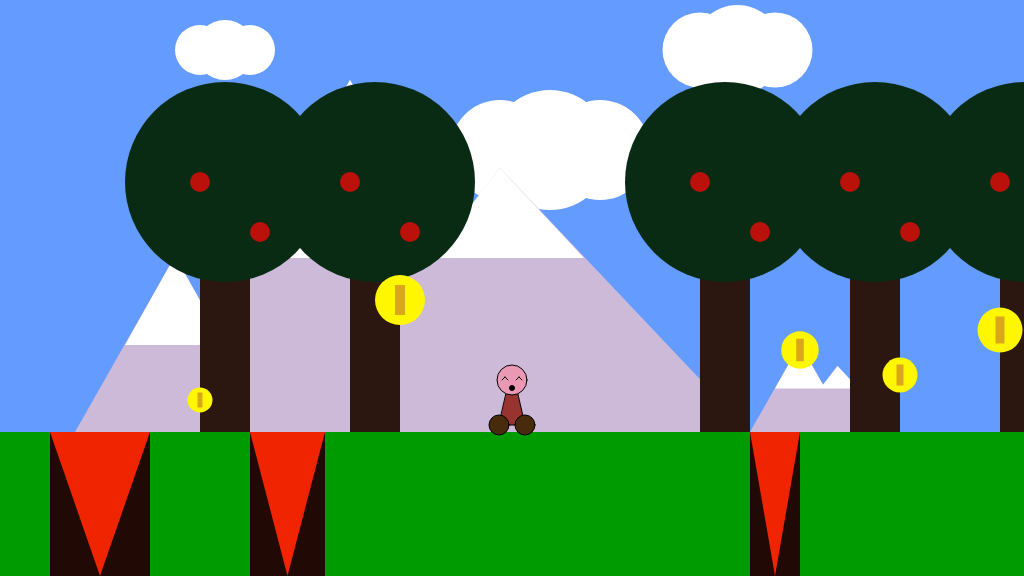
Frame 1 (no input)
Frame 60 (no input): identical to frame 1, image omitted
Frame 120 (the mouse pressed at the canvas centre since frame 60): identical to frame 1, image omitted

The p5.js sketch that drew this single still picture (run headless with seeded random() and noise() and a simulated clock; from frame 60 on, the mouse is pressed at the canvas centre):

// p5.js sketch
// ── sketch.js
/*

The Game Project 5 - Bring it all together

*/

var clouds;
var mountains;
var trees_x;
var canyons;
var collectables;

var gameChar_x;
var gameChar_y;
var floorPos_y;
var scrollPos;
var gameChar_world_x;
var treePos_y;

var isLeft;
var isRight;
var isFalling;
var isPlummeting;

function setup() {
	createCanvas(1024, 576);
	floorPos_y = height * 3 / 4;
	gameChar_x = width / 2;
	gameChar_y = floorPos_y;
	treePos_y = floorPos_y - 250;

	// Variable to control the background scrolling.
	scrollPos = 0;

	// Variable to store the real position of the gameChar in the game
	// world. Needed for collision detection.
	gameChar_world_x = gameChar_x - scrollPos;

	// Boolean variables to control the movement of the game character.
	isLeft = false;
	isRight = false;
	isFalling = false;
	isPlummeting = false;

	// Initialise arrays of scenery objects.

	//initialize trees
	trees_x = [200, 350, 700, 850, 1000, 1150, -150, -300, 1300, 1450, 1600, 1750, 2500, 2650, 3000, 3150];

	//initialize clouds
	clouds = [{
		x_pos: 200,
		y_pos: 50,
		size: 50
	}, {
		x_pos: 500,
		y_pos: 150,
		size: 100
	}, {
		x_pos: 700,
		y_pos: 50,
		size: 75
	}, {
		x_pos: 900,
		y_pos: 200,
		size: 25
	}, {
		x_pos: -500,
		y_pos: 175,
		size: 120
	}, {
		x_pos: 1200,
		y_pos: 80,
		size: 90
	}, {
		x_pos: 1500,
		y_pos: 120,
		size: 134
	}, {
		x_pos: 1900,
		y_pos: 250,
		size: 40
	}];

	//initialize mountains
	mountains = [{
		x_pos: 75,
		size: 100
	}, {
		x_pos: 150,
		size: 200
	}, {
		x_pos: 750,
		size: 50
	}, {
		x_pos: 1900,
		size: 900
	}, {
		x_pos: -750,
		size: 250
	}, {
		x_pos: 7520,
		size: 5000
	}];

	//initialize canyons
	canyons = [{
		x_pos: 50,
		width: 100
	}, {
		x_pos: 250,
		width: 75
	}, {
		x_pos: 750,
		width: 50
	}, {
		x_pos: -850,
		width: 500
	}, {
		x_pos: 1750,
		width: 80
	}, {
		x_pos: 7050,
		width: 5000
	}];

	//initialize collectables
	collectables = [{
		x_pos: 200,
		y_pos: 400,
		size: 50
	}, {
		x_pos: 400,
		y_pos: 300,
		size: 100
	}, {
		x_pos: 800,
		y_pos: 350,
		size: 75
	}, {
		x_pos: 1800,
		y_pos: 340,
		size: 75
	}, {
		x_pos: -800,
		y_pos: 350,
		size: 30
	}, {
		x_pos: 900,
		y_pos: 375,
		size: 70
	}, {
		x_pos: 1000,
		y_pos: 330,
		size: 90
	}, {
		x_pos: 1200,
		y_pos: 350,
		size: 75
	}, {
		x_pos: 1300,
		y_pos: 300,
		size: 10
	}, {
		x_pos: 1600,
		y_pos: 300,
		size: 20
	}];
}

function draw() {
	background(100, 155, 255); // fill the sky blue

	noStroke();
	fill(0, 155, 0);
	rect(0, floorPos_y, width, height / 4); // draw some green ground

	//begin background scroll
	push();
	translate(scrollPos, 0);

	// Draw clouds.
	for (i = 0; i < clouds.length; i++) {
		drawClouds();
	}

	// Draw mountains.
	for (i = 0; i < mountains.length; i++) {
		drawMountains();
	}

	// Draw trees.
	for (i = 0; i < trees_x.length; i++) {
		drawTrees();
	}

	// Draw canyons.
	for (i = 0; i < canyons.length; i++) {
		drawCanyon(canyons[i]);
		checkCanyon(canyons[i]); //check for collisions
	}

	// Draw collectable items.
	for (i = 0; i < collectables.length; i++) {
		if (!collectables[i].isFound) {
			drawCollectable(collectables[i]);
			checkCollectable(collectables[i]); //check for collisions
		}
	}

	pop(); //end background scroll

	// Draw game character.

	drawGameChar();

	// Logic to make the game character move or the background scroll.
	if (isLeft) {
		if (gameChar_x > width * 0.2) {
			gameChar_x -= 5;
		}
		else {
			scrollPos += 5;
		}
	}

	if (isRight) {
		if (gameChar_x < width * 0.8) {
			gameChar_x += 5;
		}
		else {
			scrollPos -= 5; // negative for moving against the background
		}
	}

	// Logic to make the game character rise and fall.
	if (gameChar_y < floorPos_y) {
		gameChar_y += 2;
		isFalling = true;
	}
	else {
		isFalling = false;
	}

	//Logic to make the game character plummet.
	if (isPlummeting) {
		gameChar_y += 5;
	}

	// Update real position of gameChar for collision detection.
	gameChar_world_x = gameChar_x - scrollPos;
}


// ---------------------
// Key control functions
// ---------------------

function keyPressed() {

	// if statements to control the animation of the character when
	// keys are pressed.

	if (keyCode == LEFT_ARROW) {
		isLeft = true;
	}

	if (keyCode == RIGHT_ARROW) {
		isRight = true;
	}

	if (keyCode == 32 && gameChar_y == floorPos_y) {
		gameChar_y -= 100;
	}
}

function keyReleased() {

	// if statements to control the animation of the character when
	// keys are released.

	if (keyCode == LEFT_ARROW) {
		isLeft = false;
	}

	if (keyCode == RIGHT_ARROW) {
		isRight = false;
	}
}


// ------------------------------
// Game character render function
// ------------------------------

// Function to draw the game character.

function drawGameChar() {

	// jumping-left code
	if (isLeft && isFalling) {

		//begin character drawing

		//body
		stroke(0);
		fill(153, 51, 47);
		triangle(gameChar_x - 13, gameChar_y - 7 - 10, gameChar_x + 13, gameChar_y - 7, gameChar_x - 8, gameChar_y - 64);

		//feet
		fill(71, 43, 12);
		ellipse(gameChar_x - 13, gameChar_y - 7 - 10, 20); //left
		ellipse(gameChar_x + 13, gameChar_y - 7, 20); //right

		//head
		fill(235, 152, 181);
		ellipse(gameChar_x - 8, gameChar_y - 52, 30);

		//mouth
		fill(0);
		ellipse(gameChar_x - 8, gameChar_y - 44, 5 - 4);

		//left eye
		line(gameChar_x - 8 - 10 + 6, gameChar_y - 52 - 6, gameChar_x - 8 - 7, gameChar_y - 55);
		line(gameChar_x - 8 - 4, gameChar_y - 52, gameChar_x - 8 - 7, gameChar_y - 55);

		//right eye
		line(gameChar_x - 8 + 10, gameChar_y - 52, gameChar_x - 8 + 7, gameChar_y - 55);
		line(gameChar_x - 8 + 4 + 6, gameChar_y - 52 - 6, gameChar_x - 8 + 7, gameChar_y - 55);

		//end character drawing

	}

	// jumping-right code
	else if (isRight && isFalling) {

		//begin character drawing

		//body
		stroke(0);
		fill(153, 51, 47);
		triangle(gameChar_x - 13, gameChar_y - 7, gameChar_x + 13, gameChar_y - 7 - 10, gameChar_x + 8, gameChar_y - 64);

		//feet
		fill(71, 43, 12);
		ellipse(gameChar_x - 13, gameChar_y - 7, 20); //left
		ellipse(gameChar_x + 13, gameChar_y - 7 - 10, 20); //right

		//head
		fill(235, 152, 181);
		ellipse(gameChar_x + 8, gameChar_y - 52, 30);

		//mouth
		fill(0);
		ellipse(gameChar_x + 8, gameChar_y - 44, 5 - 4);

		//left eye
		line(gameChar_x + 8 - 10, gameChar_y - 52, gameChar_x + 8 - 7, gameChar_y - 55);
		line(gameChar_x + 8 - 4 - 6, gameChar_y - 52 - 6, gameChar_x + 8 - 7, gameChar_y - 55);

		//right eye
		line(gameChar_x + 8 + 10 - 6, gameChar_y - 52 - 6, gameChar_x + 8 + 7, gameChar_y - 55);
		line(gameChar_x + 8 + 4, gameChar_y - 52, gameChar_x + 8 + 7, gameChar_y - 55);

		//end character drawing

	}

	// walking left code
	else if (isLeft) {

		//begin character drawing

		//body
		stroke(0);
		fill(153, 51, 47);
		triangle(gameChar_x - 13, gameChar_y - 7 - 10, gameChar_x + 13, gameChar_y - 7, gameChar_x, gameChar_y - 64);

		//feet
		fill(71, 43, 12);
		ellipse(gameChar_x - 13, gameChar_y - 7 - 10, 20); //left
		ellipse(gameChar_x + 13, gameChar_y - 7, 20); //right

		//head
		fill(235, 152, 181);
		ellipse(gameChar_x, gameChar_y - 52, 30);

		//mouth
		fill(0);
		ellipse(gameChar_x, gameChar_y - 44, 5 - 2);

		//left eye
		line(gameChar_x - 10 + 6, gameChar_y - 52 - 6, gameChar_x - 7, gameChar_y - 55);
		line(gameChar_x - 4, gameChar_y - 52, gameChar_x - 7, gameChar_y - 55);

		//right eye
		line(gameChar_x + 10, gameChar_y - 52, gameChar_x + 7, gameChar_y - 55);
		line(gameChar_x + 4 + 6, gameChar_y - 52 - 6, gameChar_x + 7, gameChar_y - 55);

		//end character drawing

	}

	// walking right code
	else if (isRight) {

		//begin character drawing

		//body
		stroke(0);
		fill(153, 51, 47);
		triangle(gameChar_x - 13, gameChar_y - 7, gameChar_x + 13, gameChar_y - 7 - 10, gameChar_x, gameChar_y - 64);

		//feet
		fill(71, 43, 12);
		ellipse(gameChar_x - 13, gameChar_y - 7, 20); //left
		ellipse(gameChar_x + 13, gameChar_y - 7 - 10, 20); //right

		//head
		fill(235, 152, 181);
		ellipse(gameChar_x, gameChar_y - 52, 30);

		//mouth
		fill(0);
		ellipse(gameChar_x, gameChar_y - 44, 5 - 2);

		//left eye
		line(gameChar_x - 10, gameChar_y - 52, gameChar_x - 7, gameChar_y - 55);
		line(gameChar_x - 4 - 6, gameChar_y - 52 - 6, gameChar_x - 7, gameChar_y - 55);

		//right eye
		line(gameChar_x + 10 - 6, gameChar_y - 52 - 6, gameChar_x + 7, gameChar_y - 55);
		line(gameChar_x + 4, gameChar_y - 52, gameChar_x + 7, gameChar_y - 55);

		//end character drawing

	}

	// jumping facing forwards code
	else if (isFalling || isPlummeting) {

		//begin character drawing

		//body
		stroke(0);
		fill(153, 51, 47);
		triangle(gameChar_x - 13, gameChar_y - 7 - 5, gameChar_x + 13, gameChar_y - 7, gameChar_x, gameChar_y - 64);

		//feet	
		fill(71, 43, 12);
		ellipse(gameChar_x - 13, gameChar_y - 7 - 5, 20); //left
		ellipse(gameChar_x + 13, gameChar_y - 7, 20); //right

		//head
		fill(235, 152, 181);
		ellipse(gameChar_x, gameChar_y - 52, 30);

		//mouth
		fill(0);
		ellipse(gameChar_x, gameChar_y - 44, 5 - 4);

		//left eye
		line(gameChar_x - 10, gameChar_y - 6 - 52, gameChar_x - 7, gameChar_y - 55);
		line(gameChar_x - 4, gameChar_y - 6 - 52, gameChar_x - 7, gameChar_y - 55);

		//right eye
		line(gameChar_x + 10, gameChar_y - 6 - 52, gameChar_x + 7, gameChar_y - 55);
		line(gameChar_x + 4, gameChar_y - 6 - 52, gameChar_x + 7, gameChar_y - 55);

		//end character drawing

	}

	// standing front facing code
	else {

		//begin character drawing

		//body
		stroke(0);
		fill(153, 51, 47);
		triangle(gameChar_x - 13, gameChar_y - 7, gameChar_x + 13, gameChar_y - 7, gameChar_x, gameChar_y - 64);

		//feet
		fill(71, 43, 12);
		ellipse(gameChar_x - 13, gameChar_y - 7, 20); //left
		ellipse(gameChar_x + 13, gameChar_y - 7, 20); //right

		//head
		fill(235, 152, 181);
		ellipse(gameChar_x, gameChar_y - 52, 30);

		//mouth
		fill(0);
		ellipse(gameChar_x, gameChar_y - 44, 5);

		//left eye
		line(gameChar_x - 10, gameChar_y - 52, gameChar_x - 7, gameChar_y - 55);
		line(gameChar_x - 4, gameChar_y - 52, gameChar_x - 7, gameChar_y - 55);

		//right eye
		line(gameChar_x + 10, gameChar_y - 52, gameChar_x + 7, gameChar_y - 55);
		line(gameChar_x + 4, gameChar_y - 52, gameChar_x + 7, gameChar_y - 55);

		//end character drawing

	}
}

// ---------------------------
// Background render functions
// ---------------------------

// Function to draw cloud objects.

function drawClouds() {
	//begin cloud drawing

	fill(255);
	ellipse(clouds[i].x_pos + clouds[i].size * 0.5, clouds[i].y_pos, clouds[i].size * 1.2);
	ellipse(clouds[i].x_pos + clouds[i].size, clouds[i].y_pos, clouds[i].size);
	ellipse(clouds[i].x_pos, clouds[i].y_pos, clouds[i].size);

	//end cloud drawing
}

// Function to draw mountains objects.

function drawMountains() {
	//begin mountain drawing

	fill(205, 186, 217);
	triangle(mountains[i].x_pos + mountains[i].size, floorPos_y - mountains[i].size * 1.76, mountains[i].x_pos + mountains[i].size * 2, floorPos_y, mountains[i].x_pos, floorPos_y);
	fill(255);
	triangle(mountains[i].x_pos + mountains[i].size, floorPos_y - mountains[i].size * 1.76, mountains[i].x_pos + mountains[i].size * 1.5, floorPos_y - mountains[i].size * 0.87, mountains[i].x_pos + mountains[i].size * 0.5, floorPos_y - mountains[i].size * 0.87);

	fill(205, 186, 217);
	triangle(mountains[i].x_pos + mountains[i].size * 1.75, floorPos_y - mountains[i].size * 1.32, mountains[i].x_pos + mountains[i].size * 3, floorPos_y, mountains[i].x_pos + mountains[i].size * 0.75, floorPos_y);
	fill(255);
	triangle(mountains[i].x_pos + mountains[i].size * 1.75, floorPos_y - mountains[i].size * 1.32, mountains[i].x_pos + mountains[i].size * 2.17, floorPos_y - mountains[i].size * 0.87, mountains[i].x_pos + mountains[i].size * 1.4, floorPos_y - mountains[i].size * 0.87);

	//end mountain drawing
}

// Function to draw trees objects.

function drawTrees() {
	//begin tree drawing

	//trunk
	fill(43, 23, 15);
	rect(trees_x[i], treePos_y, 50, 250);

	//head
	fill(10, 43, 19);
	ellipse(trees_x[i] + 25, treePos_y, 200);

	//fruit
	fill(186, 17, 11);
	ellipse(trees_x[i], treePos_y, 20);
	ellipse(trees_x[i] + 60, treePos_y + 50, 20);

	//end tree drawing
}

// ---------------------------------
// Canyon render and check functions
// ---------------------------------

// Function to draw canyon objects.

function drawCanyon(t_canyon) {
	//begin canyon drawing

	fill(33, 10, 6);
	rect(t_canyon.x_pos, floorPos_y, t_canyon.width, height);
	fill(240, 36, 0);
	triangle(t_canyon.x_pos, floorPos_y, t_canyon.x_pos + t_canyon.width, floorPos_y, t_canyon.x_pos + t_canyon.width / 2, height);

	//end canyon drawing
}

// Function to check character is over a canyon.

function checkCanyon(t_canyon) {
	//character plummets if canyon is touched
	if (gameChar_world_x > t_canyon.x_pos && gameChar_world_x < t_canyon.x_pos + t_canyon.width && gameChar_y >= floorPos_y) {
		isPlummeting = true;
	}
}

// ----------------------------------
// Collectable items render and check functions
// ----------------------------------

// Function to draw collectable objects.

function drawCollectable(t_collectable) {
	//begin collectable drawing

	fill(255, 247, 0);
	ellipse(t_collectable.x_pos, t_collectable.y_pos, t_collectable.size * 0.5);
	fill(217, 166, 28);
	rect(t_collectable.x_pos - t_collectable.size * 0.05, t_collectable.y_pos - t_collectable.size * 0.15, t_collectable.size * 0.1, t_collectable.size * 0.3);

	//end collectable drawing
}

// Function to check character has collected an item.

function checkCollectable(t_collectable) {
	//gather collectable when touched
	if (dist(gameChar_world_x, gameChar_y - 35, t_collectable.x_pos, t_collectable.y_pos) < 55) {
		t_collectable.isFound = true;
	}
}
